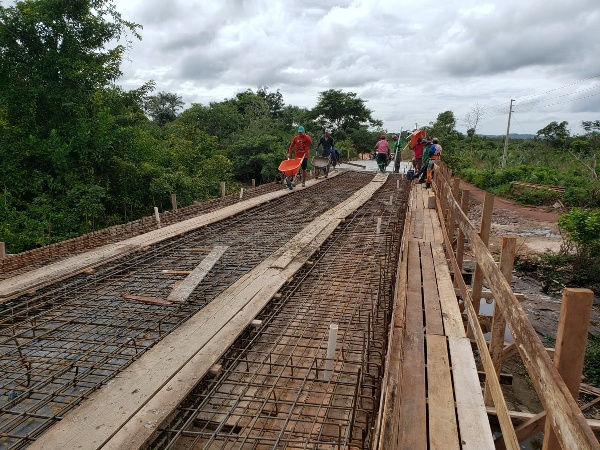
#> input picture src/ponte.jpg, 600 x 450 px
$ python Atividade19.py
#> lines starting #> are read from the running program, lines starting #| are printed output that depends on the picture
from matplotlib import pyplot as plt
import cv2

img = cv2.imread('ponte.jpg')
#> img is the input picture: shape (450, 600, 3); mean B, G, R 100.2, 111.5, 117

img = cv2.cvtColor(img, cv2.COLOR_BGR2GRAY) #converte P&B
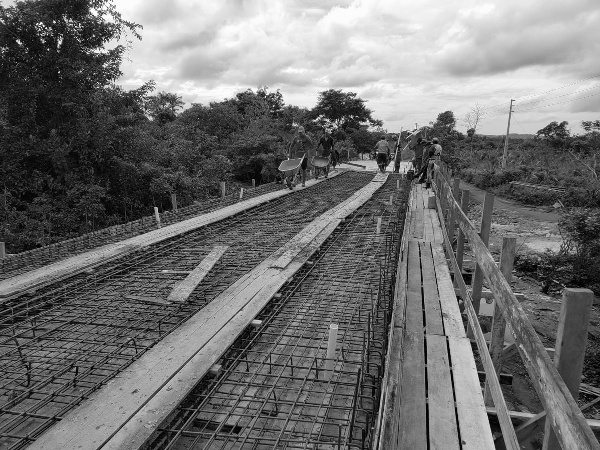
#> img: shape (450, 600); min 0, max 254, mean 111.8
cv2.imshow("Imagem P&B", img)
#Função calcHist para calcular o histograma da imagem
h = cv2.calcHist([img], [0], None, [256], [0, 256])
#> h = 256 values, max 1727 at index 68, min 0 at index 255, mean 1054.7
plt.figure()
plt.title("Histograma P&B")
plt.xlabel("Intensidade")
plt.ylabel("Qtde de Pixels")

plt.xlim([0, 256])
plt.hist(img.ravel(),256,[0,256])
plt.show()
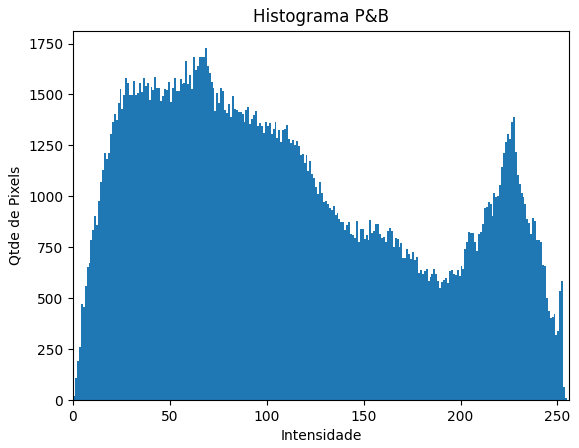
#> figure drawn by matplotlib, 1 panel; tallest bar 1727 high, from x = 68 to 69
cv2.waitKey(0)

$ run again, with src/Cris.jpg copied over src/ponte.jpg
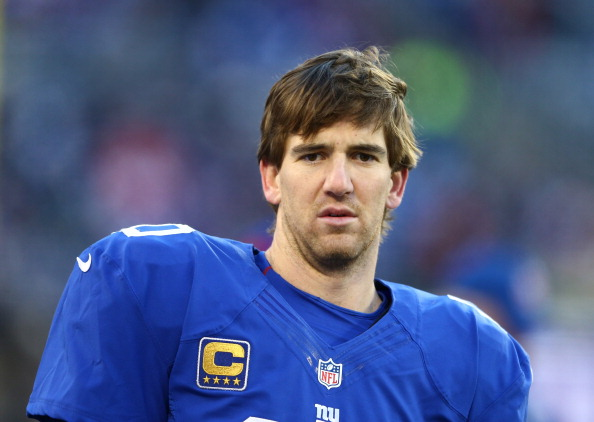
#> input picture src/Cris.jpg, 594 x 422 px
#> img is the input picture: shape (422, 594, 3); mean B, G, R 131.2, 89.4, 76.5
#> `img = cv2.cvtColor(img, cv2.COLOR_BGR2GRAY)`:
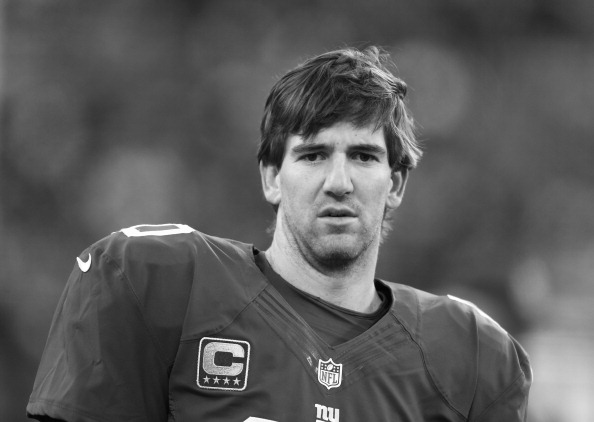
#> img: shape (422, 594); min 0, max 255, mean 90.3
#> h = 256 values, max 5986 at index 78, min 1 at index 0, mean 979.2
#> `plt.show()`:
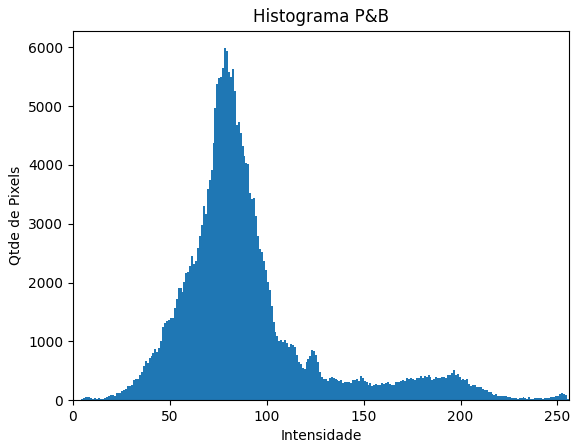
#> figure drawn by matplotlib, 1 panel; tallest bar 5986 high, from x = 78 to 79
